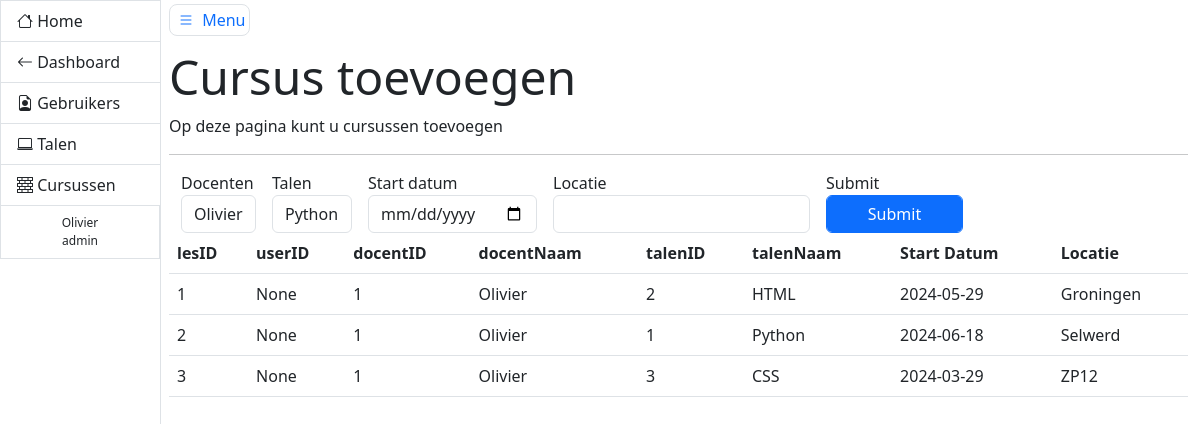
The app's page /admin/add/ (signed in), older data.
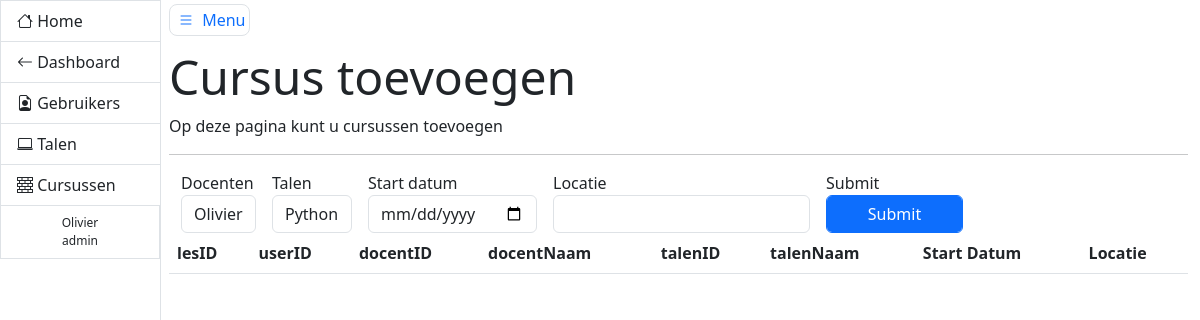
The same page, newer data.
### models.py (models this page shows, shortened)
class Lessen(db.Model):
    lesID = db.Column(db.Integer, primary_key=True, autoincrement=True)
    userID = db.Column(db.Integer, db.ForeignKey('users.id'), nullable=True)
    docentID = db.Column(db.Integer, db.ForeignKey('users.id'))
    talenID = db.Column(db.Integer, db.ForeignKey('talen.id'), nullable=False)
    startDatum = db.Column(db.Date, nullable=True)
    locatie = db.Column(db.String(), nullable=False)

class User(db.Model, UserMixin):
    __tablename__ = 'users'
    id = db.Column(db.Integer, primary_key=True, autoincrement=True)
    email = db.Column(db.String(), nullable=False, unique=True)
    username = db.Column(db.String(), nullable=False, unique=True)
    role = db.Column(db.String(), nullable=False, default='user')
    password_hash = db.Column(db.String(128))

class Talen(db.Model):
    id = db.Column(db.Integer, primary_key=True, autoincrement=True)
    name = db.Column(db.String(), nullable=False, unique=True)
    lessen = relationship("Lessen", cascade="all, delete-orphan")

### admin/views.py (the view, shortened to what this page needs)
@admin_blueprint.route('/add/', methods=['GET', 'POST'])
@login_required
@admin_required
def add():
    form = CreateCursus()
    namen = db.session.query(User.id, User.username).filter(User.role == 'admin').all()
    talen = db.session.query(Talen.id, Talen.name).all()
    cursussen = Lessen.query.all()
    form.docenten.choices = [(f'{naam[0]}', naam[1]) for naam in namen]
    form.talen.choices = [(f'{talen[0]}', talen[1]) for talen in talen]
    talendict = {}
    docentendict = {}
    for talen in form.talen.choices:
        talendict[int(talen[0])] = talen[1]
    for docent in form.docenten.choices:
        docentendict[int(docent[0])] = docent[1]
    print(form.docenten.choices)
    return render_template('formtest.html', form=form, cursussen=cursussen, talendict=talendict,
                           docentendict=docentendict)

### admin/forms.py
class CreateCursus(FlaskForm):
    docenten = SelectField('Docenten', validators=[DataRequired()], choices=[], validate_choice=False)
    talen = SelectField('Talen', validators=[DataRequired()], choices=[], validate_choice=False)
    locatie = StringField('Locatie', validators=[DataRequired()])
    datum = DateField('Start datum', validators=[DataRequired()], format='%Y-%m-%d')
    submit = SubmitField('Submit')

### __init__.py (called while the page is built)
@login_manager.user_loader
def get_user(user_id):
    try:
        return User.query.get(int(user_id))
    except:
        return None

### admin/templates/formtest.html (shortened to what this page needs)
{% extends 'adminbase.html' %}
{% block header %}
    <h5 class="display-5">Cursus toevoegen</h5>
{% endblock %}
{% block bheader %}
    <p>Op deze pagina kunt u cursussen toevoegen</p>
{% endblock %}
{% block content %}
    <div class="container">
        <div class="row">
            <form method="post">
                <div class="row g-3 align-items-center">
                    <div class="col-auto">
                        {{ form.docenten.label }}
                        {{ form.docenten(class_='form-control') }}
                    </div>
                    <div class="col-auto">
                        {{ form.talen.label }}
                        {{ form.talen(class_='form-control') }}
                    </div>
                    <div class="col-auto">
                        {{ form.datum.label }}
                        {{ form.datum(class_='form-control') }}
                    </div>
                    <div class="col-auto">
                        {{ form.locatie.label }}
                        {{ form.locatie(class_='form-control') }}
                    </div>
                    <div class="col-auto">
                        {{ form.submit.label }}
                        {{ form.submit(class_='btn btn-primary form-control') }}
                    </div>
                </div>
            </form>
        </div>
    </div>
    <table class="table">
        <thead>
        <tr>
            <th scope="col">lesID</th>
            <th scope="col">userID</th>
            <th scope="col">docentID</th>
            <th scope="col">docentNaam</th>
            <th scope="col">talenID</th>
            <th scope="col">talenNaam</th>
            <th scope="col">Start Datum</th>
            <th scope="col">Locatie</th>
        </tr>
        </thead>
        <tbody>
        {% for cursus in cursussen %}
            <tr>
                <td>{{ cursus.lesID }}</td>
                <td>{{ cursus.userID }}</td>
                <td>{{ cursus.docentID }}</td>
                <td>{{ docentendict[cursus.docentID] }}</td>
                <td>{{ cursus.talenID }}</td>
                <td>{{ talendict[cursus.talenID] }}</td>
                <td>{{ cursus.startDatum }}</td>
                <td>{{ cursus.locatie }}</td>
            </tr>
        {% endfor %}
        </tbody>
    </table>
{% endblock %}

Row changes from the older to the newer data that the page shows:
removed Lessen: lesID "1", userID "None", docentID "1", docentID.username "Olivier", talenID "2", talenID.name "HTML", startDatum "2024-05-29", locatie "Groningen"
removed Lessen: lesID "2", userID "None", docentID "1", docentID.username "Olivier", talenID "1", talenID.name "Python", startDatum "2024-06-18", locatie "Selwerd"
removed Lessen: lesID "3", userID "None", docentID "1", docentID.username "Olivier", talenID "3", talenID.name "CSS", startDatum "2024-03-29", locatie "ZP12"
